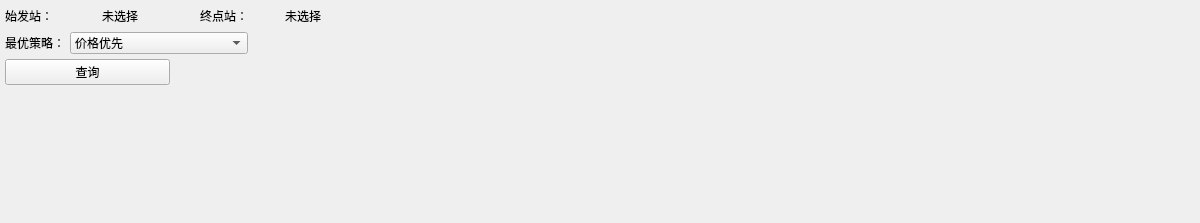
           <widget class="QWidget" name="queryScrollAreaWidgetContents">
            <property name="geometry">
             <rect>
              <x>0</x>
              <y>0</y>
              <width>1200</width>
              <height>223</height>
             </rect>
            </property>
            <layout class="QGridLayout" name="gridLayout_2">
             <property name="leftMargin">
              <number>5</number>
             </property>
             <property name="topMargin">
              <number>5</number>
             </property>
             <property name="rightMargin">
              <number>5</number>
             </property>
             <property name="bottomMargin">
              <number>5</number>
             </property>
             <property name="spacing">
              <number>5</number>
             </property>
             <item row="0" column="0">
              <widget class="QLabel" name="startNodeLabel">
               <property name="sizePolicy">
                <sizepolicy hsizetype="Fixed" vsizetype="Preferred">
                 <horstretch>0</horstretch>
                 <verstretch>0</verstretch>
                </sizepolicy>
               </property>
               <property name="text">
                <string>始发站：</string>
               </property>
               <property name="alignment">
                <set>Qt::AlignRight|Qt::AlignTrailing|Qt::AlignVCenter</set>
               </property>
              </widget>
             </item>
             <item row="0" column="1">
              <widget class="ClickLabel" name="startNode">
               <property name="sizePolicy">
                <sizepolicy hsizetype="Fixed" vsizetype="Preferred">
                 <horstretch>0</horstretch>
                 <verstretch>0</verstretch>
                </sizepolicy>
               </property>
               <property name="minimumSize">
                <size>
                 <width>100</width>
                 <height>22</height>
                </size>
               </property>
               <property name="styleSheet">
                <string notr="true"/>
               </property>
               <property name="text">
                <string>未选择</string>
               </property>
               <property name="alignment">
                <set>Qt::AlignCenter</set>
               </property>
              </widget>
             </item>
             <item row="0" column="2">
              <widget class="ClickLabel" name="swapNodeLabel">
               <property name="sizePolicy">
                <sizepolicy hsizetype="Fixed" vsizetype="Preferred">
                 <horstretch>0</horstretch>
                 <verstretch>0</verstretch>
                </sizepolicy>
               </property>
               <property name="minimumSize">
                <size>
                 <width>20</width>
                 <height>20</height>
                </size>
               </property>
               <property name="cursor">
                <cursorShape>PointingHandCursor</cursorShape>
               </property>
               <property name="toolTip">
                <string>交换始终站点</string>
               </property>
               <property name="styleSheet">
                <string notr="true">#swapNodeLabel{
	image: url(:/resources/swap.svg);
	min-height: 20px;
	min-width: 20px;
}</string>
               </property>
               <property name="alignment">
                <set>Qt::AlignCenter</set>
               </property>
              </widget>
             </item>
             <item row="0" column="3">
              <widget class="QLabel" name="endNodeLabel">
               <property name="sizePolicy">
                <sizepolicy hsizetype="Fixed" vsizetype="Preferred">
                 <horstretch>0</horstretch>
                 <verstretch>0</verstretch>
                </sizepolicy>
               </property>
               <property name="text">
                <string>终点站：</string>
               </property>
               <property name="alignment">
                <set>Qt::AlignRight|Qt::AlignTrailing|Qt::AlignVCenter</set>
               </property>
              </widget>
             </item>
             <item row="0" column="4">
              <widget class="ClickLabel" name="endNode">
               <property name="sizePolicy">
                <sizepolicy hsizetype="Fixed" vsizetype="Preferred">
                 <horstretch>0</horstretch>
                 <verstretch>0</verstretch>
                </sizepolicy>
               </property>
               <property name="minimumSize">
                <size>
                 <width>100</width>
                 <height>22</height>
                </size>
               </property>
               <property name="styleSheet">
                <string notr="true"/>
               </property>
               <property name="text">
                <string>未选择</string>
               </property>
               <property name="alignment">
                <set>Qt::AlignCenter</set>
               </property>
              </widget>
             </item>
             <item row="0" column="5">
              <spacer name="nodeHorizontalSpacer">
               <property name="orientation">
                <enum>Qt::Horizontal</enum>
               </property>
               <property name="sizeHint" stdset="0">
                <size>
                 <width>924</width>
                 <height>17</height>
                </size>
               </property>
              </spacer>
             </item>
             <item row="1" column="0">
              <widget class="QLabel" name="strategyLabel">
               <property name="text">
                <string>最优策略：</string>
               </property>
               <property name="alignment">
                <set>Qt::AlignRight|Qt::AlignTrailing|Qt::AlignVCenter</set>
               </property>
              </widget>
             </item>
             <item row="1" column="1" colspan="3">
              <widget class="QComboBox" name="strategyComboBox">
               <item>
                <property name="text">
                 <string>价格优先</string>
                </property>
               </item>
               <item>
                <property name="text">
                 <string>时间优先（不考虑换乘时间）</string>
                </property>
               </item>
               <item>
                <property name="text">
                 <string>时间优先（考虑换乘时间）</string>
                </property>
               </item>
              </widget>
             </item>
             <item row="1" column="4" colspan="2">
              <spacer name="strategyHorizontalSpacer">
               <property name="orientation">
                <enum>Qt::Horizontal</enum>
               </property>
               <property name="sizeHint" stdset="0">
                <size>
                 <width>982</width>
                 <height>17</height>
                </size>
               </property>
              </spacer>
             </item>
             <item row="2" column="0" colspan="2">
              <widget class="QPushButton" name="queryButton">
               <property name="text">
                <string>查询</string>
               </property>
              </widget>
             </item>
             <item row="2" column="2" colspan="4">
              <spacer name="queryHorizontalSpacer">
               <property name="orientation">
                <enum>Qt::Horizontal</enum>
               </property>
               <property name="sizeHint" stdset="0">
                <size>
                 <width>1058</width>
                 <height>21</height>
                </size>
               </property>
              </spacer>
             </item>
             <item row="3" column="0" colspan="6">
              <spacer name="queryVerticalSpacer">
               <property name="orientation">
                <enum>Qt::Vertical</enum>
               </property>
               <property name="sizeHint" stdset="0">
                <size>
                 <width>20</width>
                 <height>70</height>
                </size>
               </property>
              </spacer>
             </item>
            </layout>
           </widget>
